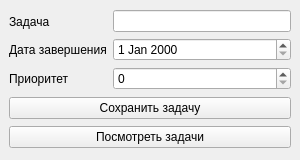
<?xml version="1.0" encoding="UTF-8"?>
<ui version="4.0">
 <class>MainWindow</class>
 <widget class="QMainWindow" name="MainWindow">
  <property name="geometry">
   <rect>
    <x>0</x>
    <y>0</y>
    <width>300</width>
    <height>160</height>
   </rect>
  </property>
  <property name="sizePolicy">
   <sizepolicy hsizetype="Minimum" vsizetype="Minimum">
    <horstretch>0</horstretch>
    <verstretch>0</verstretch>
   </sizepolicy>
  </property>
  <property name="minimumSize">
   <size>
    <width>300</width>
    <height>160</height>
   </size>
  </property>
  <property name="maximumSize">
   <size>
    <width>300</width>
    <height>160</height>
   </size>
  </property>
  <property name="windowTitle">
   <string>Планировщик задач</string>
  </property>
  <widget class="QWidget" name="centralwidget">
   <layout class="QVBoxLayout" name="verticalLayout_2">
    <item>
     <layout class="QHBoxLayout" name="horizontalLayout_2">
      <item>
       <layout class="QVBoxLayout" name="verticalLayout_6">
        <item alignment="Qt::AlignLeft">
         <widget class="QLabel" name="label_3">
          <property name="text">
           <string>Задача</string>
          </property>
         </widget>
        </item>
        <item alignment="Qt::AlignRight">
         <widget class="QLabel" name="label_2">
          <property name="text">
           <string>Дата завершения</string>
          </property>
         </widget>
        </item>
        <item alignment="Qt::AlignLeft">
         <widget class="QLabel" name="label">
          <property name="text">
           <string>Приоритет</string>
          </property>
         </widget>
        </item>
       </layout>
      </item>
      <item>
       <layout class="QVBoxLayout" name="verticalLayout_4">
        <item>
         <widget class="QLineEdit" name="lineEdit"/>
        </item>
        <item>
         <widget class="QDateEdit" name="dateEdit"/>
        </item>
        <item>
         <widget class="QSpinBox" name="spinBox"/>
        </item>
       </layout>
      </item>
     </layout>
    </item>
    <item>
     <widget class="QPushButton" name="pushButton">
      <property name="text">
       <string>Сохранить задачу</string>
      </property>
     </widget>
    </item>
    <item>
     <widget class="QPushButton" name="pushButton_2">
      <property name="text">
       <string>Посмотреть задачи</string>
      </property>
     </widget>
    </item>
   </layout>
  </widget>
 </widget>
 <resources/>
 <connections/>
</ui>
